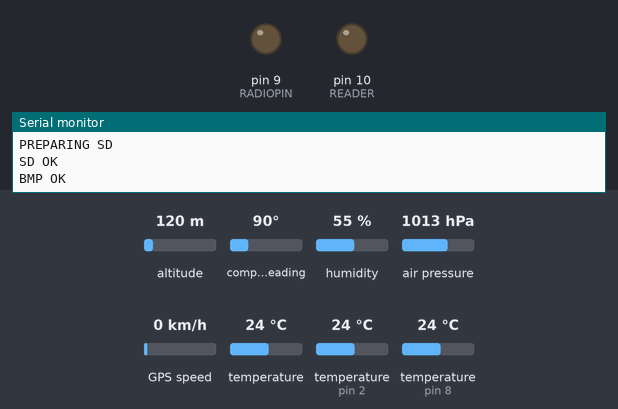
A sketch run on a simulated Arduino Uno, built with avr-gcc and run on an emulated ATmega328P. Shown: output pins drawn as LEDs (lit = HIGH), the last lines printed to the serial monitor. Inputs (shaded band) come from the test bench; at power-on: altitude 120 m, compass heading 90°, humidity 55 %, air pressure 1013 hPa, GPS speed 0 km/h, temperature 24 °C, temperature (sensors on pin 2, pin 8) 24 °C. Storage starts empty; the GPS gets a fix after 3 s at 37.7749, -122.4194 with 8 satellites.

Above: at 1.8 s.
1.9 s: altitude set to 20 m
At 6.49 s:
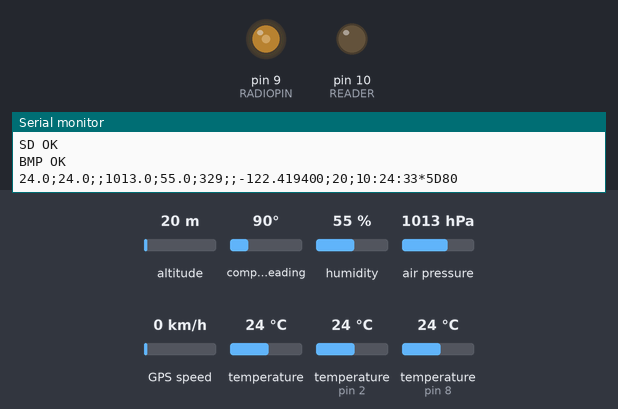
Timing chart, 0 to 12.3 s (numbered marks = the images above; inputs shaded):
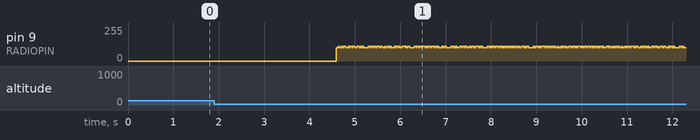

The sketch:

sonda.ino
```cpp
// libraries

#include "DHT.h"  // DHT sensor library
#include <OneWire.h>  // needed for DS18B20 sensor
#include <SFE_BMP180.h>  // BMP180 sensor library
#include "LowPower.h"  // power saving library
#include <Wire.h>  // I2C library (for BMP180 sensor)
#include <TinyGPS++.h>  // GPS library
#include <SoftwareSerial.h>  // needed for GPS-Arduino communication
#include <util/crc16.h> // verifies data
#include <SD.h>  // SD card reader library
#include <SPI.h>  // needed to communicate with SD card reader

// sensors

SFE_BMP180 bmp;  // BMP180 sensor
#define ALT 330.0  // ground elevation (in meters)

#define DHTPIN 2  // Arduino digital pin the DHT "out" pin is connected to
#define DHTTYPE DHT22  // our DHT sensor is a DHT22 type
DHT dht(DHTPIN, DHTTYPE);  // DHT sensor

OneWire ds(8); // Arduino digital pin the DS18B20 "yellow" pin is connected to

TinyGPSPlus gps;  // GPS
// The GPS communicates with the board through a software-emulated serial port
// the RX (TX) serial line of the board must be connected with the TX (RX) line of the GPS
SoftwareSerial ss(4, 3);  // RX - TX serial lines

#define READER 10  // board pin the card reader CS pin is connected to
File SondaSD;  // output file in the SD card

# define RADIOPIN 9  // board pin the transmitter TX pin is connected to

// variables

float T1 = 0;   // DHT22 temperature (ºC)
float T2 = 0;   // DS18B20 temperature (ºC)
double T3 = 0;  // BMP180 temperature (ºC)
double p = 0;   // BMP180 absolute pressure (hPa)
double p0 = 0;  // BMP180 sea-level pressure (hPa)
int alt1 = 0;   // BMP180 calculated altitude (m)
float U = 0;    // DHT22 relative humidity (%)

long latE = 0;  // latitude (deg), integer part
long latD = 0;  // latitude (deg), decimal part
long lngE = 0;  // longitude (deg), integer part
long lngD = 0;  // longitude (deg), decimal part
double lat = 0; // latitude (deg)
double lng = 0; // longitude (deg)
int alt2 = 0;   // GPS calculated altitude (m)
int hour = 0;   // hours (in UTC time)
int min = 0;    // minutes
int sec = 0;    // seconds

// since the positive sign cannot be added directly to the coordinates,
// they will be stored in separate strings and then added to the final string
char latSign;
char lngSign;
char GPS1[20];
char GPS2[30];

// string variables containing float values
char T1c[5];
char T2c[5];
char T3c[5];
char pc[6];
char Uc[5];
char latc[11];
char lngc[11];

char SONDA[90]; // final string

void setup() {  // initializes serial port and components

  Serial.begin(38400); //obrir comunicació amb port sèrie
  Serial.println(F("TEST SONDA"));

  // SD card communication
  Serial.println(F("PREPARING SD"));
  pinMode(READER, OUTPUT);

  if (!SD.begin(10)) {
    Serial.println(F("ERROR SD"));  // data will not be stored in the SD card
  }
  else {
    Serial.println(F("SD OK"));
  }

  // radio communication
  pinMode(RADIOPIN, OUTPUT);
  setPwmFrequency(RADIOPIN, 1);

  dht.begin();  // initializes DHT22 sensor

  // initializes BMP180 sensor
  if (bmp.begin()) {
    Serial.println(F("BMP OK"));
  }
  else {
    Serial.println(F("BMP ERROR"));
  }

}

void loop() {

  // actions to be done by the flight computer

  // DS18B20 measurements
  // extracted from the "DS18x20_Temperature" example in the OneWire library.

  byte i;
  byte present = 0;
  byte type_s;
  byte data[12];
  byte addr[8];

  // searches the address of the DS18B20 sensor
  if ( !ds.search(addr)) {
    ds.reset_search();
    delay(250);
    return;
  }

  ds.reset();
  ds.select(addr);
  ds.write(0x44, 1);        // start conversion, with parasite power on at the end

  delay(1000);     // maybe 750ms is enough, maybe not
  // we might do a ds.depower() here, but the reset will take care of it.

  present = ds.reset();
  ds.select(addr);
  ds.write(0xBE);         // Read Scratchpad

  for ( i = 0; i < 9; i++) {           // we need 9 bytes
    data[i] = ds.read();
  }

  // Convert the data to actual temperature
  // because the result is a 16 bit signed integer, it should
  // be stored to an "int16_t" type, which is always 16 bits
  // even when compiled on a 32 bit processor.
  int16_t raw = (data[1] << 8) | data[0];
  if (type_s) {
    raw = raw << 3; // 9 bit resolution default
    if (data[7] == 0x10) {
      // "count remain" gives full 12 bit resolution
      raw = (raw & 0xFFF0) + 12 - data[6];
    }
  } else {
    byte cfg = (data[4] & 0x60);
    // at lower res, the low bits are undefined, so let's zero them
    if (cfg == 0x00) raw = raw & ~7;  // 9 bit resolution, 93.75 ms
    else if (cfg == 0x20) raw = raw & ~3; // 10 bit res, 187.5 ms
    else if (cfg == 0x40) raw = raw & ~1; // 11 bit res, 375 ms
    //// default is 12 bit resolution, 750 ms conversion time
  }
  T2 = (float)raw / 16.0;

  // DHT22 measurements

  T1 = dht.readTemperature();
  U = dht.readHumidity();
  // BMP180 measurements

   char status;
  status = bmp.startTemperature();
  if (status != 0)
  {
    delay(status);
    status = bmp.getTemperature(T3);
    if (status != 0)
    {
      status = bmp.startPressure(3);
      if (status != 0)
      {
        delay(status);
        status = bmp.getPressure(p,T3);
        p0 = bmp.sealevel(p, ALT);  // corrects pressure to sea-level
        alt1 = bmp.altitude(p, p0);
      }
    }
  }
  // GPS
  ss.begin(9600);  // opens secondary serial port
  unsigned long start = millis();
  do
  {
   while (ss.available())
     gps.encode(ss.read());
  } while (millis() - start < 3000);
  latE = gps.location.rawLat().deg;
  latD = gps.location.rawLat().billionths;
  lngE = gps.location.rawLng().deg;
  lngD = gps.location.rawLng().billionths;

  lat = gps.location.lat();
  lng = gps.location.lng();

  alt2 = gps.altitude.meters();
  hour= gps.time.hour();
  min = gps.time.minute();
  sec = gps.time.second();

  ss.end();  // necessary for correct radio transmission (apparently)

  // structures data

  dtostrf(T1, 3, 1, T1c);
  dtostrf(T2, 3, 1, T2c);
  dtostrf(T3, 3, 1, T3c);
  dtostrf(p, 4, 1, pc);
  dtostrf(U, 3, 1, Uc);
  dtostrf(lat, 3, 6, latc);
  dtostrf(lng, 3, 6, lngc);

  sprintf(SONDA, "%s;%s;%s;%s;%s;%u;", T1c, T2c, T3c, pc, Uc, alt1);

  latSign = gps.location.rawLat().negative ? "-" : "+";
  lngSign = gps.location.rawLng().negative ? "-" : "+";

  sprintf(GPS1, "%s;",latc);
  sprintf(GPS2, "%s;%d;%02d:%02d:%02d", lngc, alt2, hour, min, sec);

  strcat(latSign, GPS1);
  strcat(lngSign, GPS2);
  strcat(SONDA, GPS1);
  strcat(SONDA, GPS2);

  // saves data in SD card

  SondaSD = SD.open("res.txt", FILE_WRITE);
  delay(500);

  if (SondaSD) {
  SondaSD.println(SONDA);
    SondaSD.close();
  }
  else {
    Serial.println("ERROR OPENING SD FILE");
  }

  // adds a checksum at the end of the SONDA string
  unsigned int CHECKSUM = gps_CRC16_checksum(SONDA);
  char VERIFICACIO[6];
  sprintf(VERIFICACIO, "*%04X\n", CHECKSUM);
  strcat(SONDA, VERIFICACIO);

// output

  Serial.print(SONDA);
  rtty_txstring (SONDA); // sends data over radio
  delay(2000);
}

// *****************************************************
// Sends a string via RTTY.
// From https://ukhas.org.uk/guides:linkingarduinotontx2.

void rtty_txstring (char * string) {
/*     Simple function to sent a char at a time to
 *      ** rtty_txbyte function.
 *      ** NB Each char is one byte (8 Bits)
 *      */

    char c;
    c = *string++;

    while ( c != '\0') {
        rtty_txbyte (c);
        c = *string++;
    }
  }
  void rtty_txbyte (char c) {
/*     Simple function to sent each bit of a char to
 *      rtty_txbit function.
 *      NB The bits are sent Least Significant Bit first
 *      All chars should be preceded with a 0 and
 *      proceed with a 1. 0 = Start bit; 1 = Stop bit
 *      */

    int i;

    rtty_txbit (0); // Start bit

    // Send bits for for char LSB first

    for (i=0;i<7;i++) { // Change this here 7 or 8 for ASCII-7 / ASCII-8
        if (c & 1) rtty_txbit(1);
        else rtty_txbit(0);

        c = c >> 1;
    }
    rtty_txbit (1); // Stop bit
    rtty_txbit (1); // Stop bit
  }

  void rtty_txbit (int bit) {
    if (bit) {
        // high
        analogWrite(RADIOPIN,110);
    }
    else {
        // low
        analogWrite(RADIOPIN,100);
    }

    // delayMicroseconds(3370); // 300 baud
    delayMicroseconds(10000); // For 50 Baud uncomment this and the line below.
    delayMicroseconds(10150); // You can't do 20150 it just doesn't work as the
    // largest value that will produce an accurate delay is 16383
    // See : http://arduino.cc/en/Reference/DelayMicroseconds
  }

  uint16_t gps_CRC16_checksum (char *string) {
    size_t i;
    uint16_t crc;
    uint8_t c;

    crc = 0xFFFF;

    // Calculate checksum ignoring the first two $s
    for (i = 2; i < strlen(string); i++) {
        c = string[i];
        crc = _crc_xmodem_update (crc, c);
    }

    return crc;
  }

  void setPwmFrequency(int pin, int divisor) {
    byte mode;
    if(pin == 5 || pin == 6 || pin == 9 || pin == 10) {
        switch(divisor) {
            case 1:
                mode = 0x01;
                break;
            case 8:
                mode = 0x02;
                break;
            case 64:
                mode = 0x03;
                break;
            case 256:
                mode = 0x04;
                break;
            case 1024:
                mode = 0x05;
                break;
            default:
                return;
        }

        if(pin == 5 || pin == 6) {
            TCCR0B = TCCR0B & 0b11111000 | mode;
        }
        else {
            TCCR1B = TCCR1B & 0b11111000 | mode;
        }
    }
    else if(pin == 3 || pin == 11) {
        switch(divisor) {
            case 1:
                mode = 0x01;
                break;
            case 8:
                mode = 0x02;
                break;
            case 32:
                mode = 0x03;
                break;
            case 64:
                mode = 0x04;
                break;
            case 128:
                mode = 0x05;
                break;
            case 256:
                mode = 0x06;
                break;
            case 1024:
                mode = 0x7;
                break;
            default:
                return;
        }
        TCCR2B = TCCR2B & 0b11111000 | mode;
    }
  }


String format_string(float x, int w, int d) {
  char s[w + d + 2];
  dtostrf(x, w, d, s);
  s[w] = ',';
  String str(s);
  return str;
}
```
